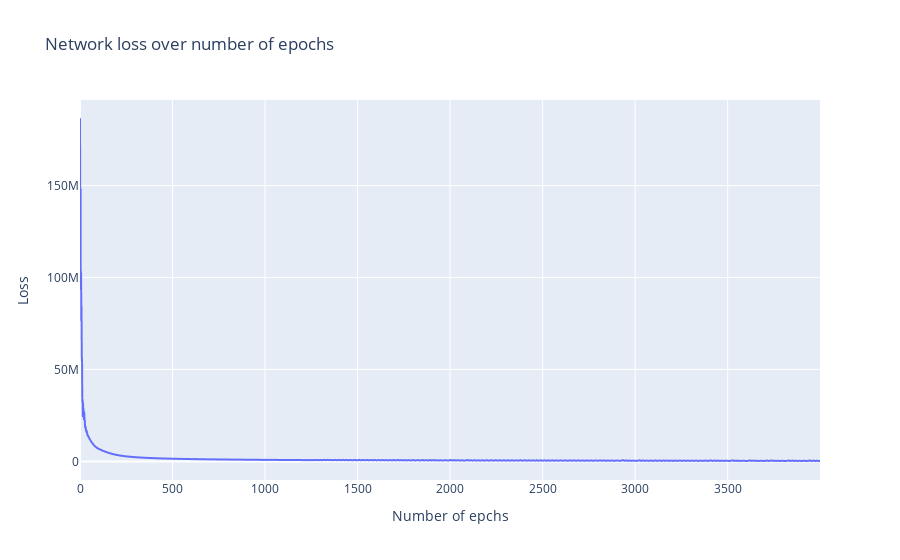

The code cell stored with this chart in its notebook:
### Markdown cell above
## Plotting the modell results

### Code cell
fig = px.line(x=range(0, no_epochs), y=losses, title="Network loss over number of epochs")
fig.update_layout(
    xaxis_title="Number of epchs",
    yaxis_title = "Loss"
)
fig.show()

### Figure 1 — Plotly figure (JSON) as saved in the notebook; plotly's stock layout.template omitted (floating-point values rounded to 4 significant figures; data arrays with more than 128 entries replaced by an {"elided": "..."} marker saying what was removed)
{"data": [{"hovertemplate": "x=%{x}<br>y=%{y}<extra></extra>", "legendgroup": "", "line": {"color": "#636efa", "dash": "solid"}, "marker": {"symbol": "circle"}, "mode": "lines", "name": "", "showlegend": false, "type": "scattergl", "x": {"elided": "4000 int values"}, "xaxis": "x", "y": {"elided": "4000 float values"}, "yaxis": "y"}], "layout": {"legend": {"tracegroupgap": 0}, "title": {"text": "Network loss over number of epochs"}, "xaxis": {"anchor": "y", "domain": [0, 1], "title": {"text": "Number of epchs"}}, "yaxis": {"anchor": "x", "domain": [0, 1], "title": {"text": "Loss"}}}}
